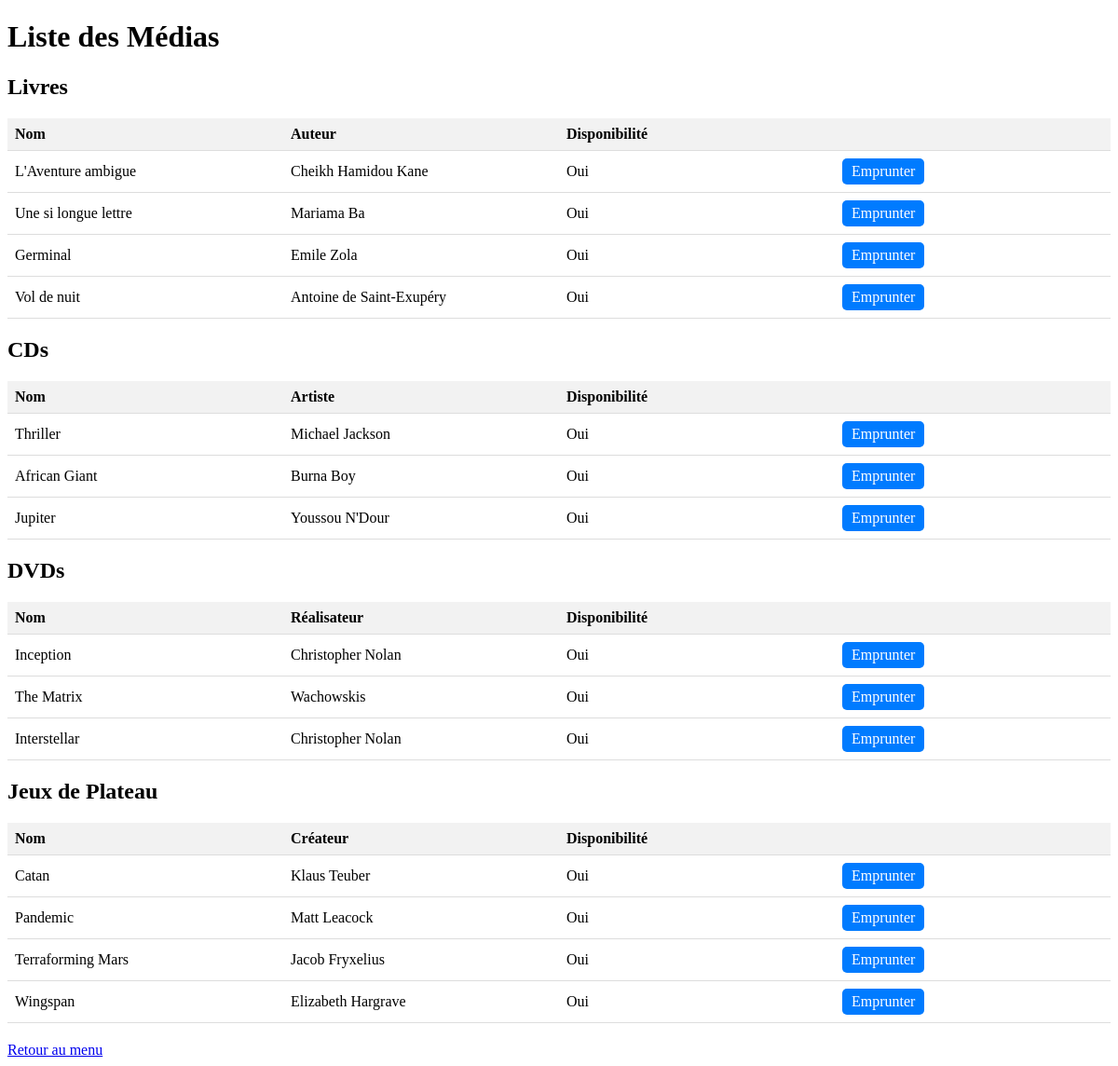
The page /bibliothecaire/medias/ on the database its author committed.
### bibliothecaire/models.py (models this page shows, shortened)
class Media(models.Model):
    quantite_disponible = models.PositiveIntegerField(default=1)  # Quantité disponible pour emprunt
    nom = models.CharField(max_length=100)
    disponible = models.BooleanField(default=True)
    date_emprunt = models.DateTimeField(null=True, blank=True)
    date_retour = models.DateTimeField(null=True, blank=True)
    emprunteur = models.ForeignKey(Emprunteur, null=True, blank=True, on_delete=models.SET_NULL)

class Livre(Media):
    auteur = models.CharField(max_length=100)

class Media(models.Model):
    quantite_disponible = models.PositiveIntegerField(default=1)  # Quantité disponible pour emprunt
    nom = models.CharField(max_length=100)
    disponible = models.BooleanField(default=True)
    date_emprunt = models.DateTimeField(null=True, blank=True)
    date_retour = models.DateTimeField(null=True, blank=True)
    emprunteur = models.ForeignKey(Emprunteur, null=True, blank=True, on_delete=models.SET_NULL)

class CD(Media):
    artiste = models.CharField(max_length=100)

class DVD(Media):
    realisateur = models.CharField(max_length=100)

class JeuDePlateau(Media):
    createur = models.CharField(max_length=100)

### bibliothecaire/views.py (the view)
# urls.py: path('medias/', views.medias, name='medias'),  # Liste des médias
def medias(request):
    livres = Livre.objects.all()
    cds = CD.objects.all()
    dvds = DVD.objects.all()
    jeux = JeuDePlateau.objects.all()
    context = {
        'livres': livres,
        'cds': cds,
        'dvds': dvds,
        'jeux': jeux
    }
    return render(request, 'bibliothecaire/medias.html', context)

### bibliothecaire/templates/bibliothecaire/medias.html (shortened to what this page needs)
<!DOCTYPE html>
<html lang="fr">
<head>
</head>
<body>
    <h1>Liste des Médias</h1>
    <h2>Livres</h2>
    <div class="table-container">
        <table>
            <thead>
                <tr>
                    <th>Nom</th>
                    <th>Auteur</th>
                    <th>Disponibilité</th>
                    <th></th>
                </tr>
            </thead>
            <tbody>
                {% for livre in livres %}
                    <tr>
                        <td>{{ livre.nom }}</td>
                        <td>{{ livre.auteur }}</td>
                        <td>
                            {% if livre.disponible %}
                                Oui
                            {% else %}
                                Non
                            {% endif %}
                        </td>
                        <td>
                            {% if livre.disponible %}
                                <a href="{% url 'ajouter_emprunt' %}?media={{ livre.id }}" class="emprunter-btn">Emprunter</a>
                            {% endif %}
                        </td>
                    </tr>
                {% empty %}
                    <tr>
                        <td colspan="4">Aucun livre disponible.</td>
                    </tr>
                {% endfor %}
            </tbody>
        </table>
    </div>
    <h2>CDs</h2>
    <div class="table-container">
        <table>
            <thead>
                <tr>
                    <th>Nom</th>
                    <th>Artiste</th>
                    <th>Disponibilité</th>
                    <th></th>
                </tr>
            </thead>
            <tbody>
                {% for cd in cds %}
                    <tr>
                        <td>{{ cd.nom }}</td>
                        <td>{{ cd.artiste }}</td>
                        <td>
                            {% if cd.disponible %}
                                Oui
                            {% else %}
                                Non
                            {% endif %}
                        </td>
                        <td>
                            {% if cd.disponible %}
                                <a href="{% url 'ajouter_emprunt' %}?media={{ cd.id }}" class="emprunter-btn">Emprunter</a>
                            {% endif %}
                        </td>
                    </tr>
                {% empty %}
                    <tr>
                        <td colspan="4">Aucun CD disponible.</td>
                    </tr>
                {% endfor %}
            </tbody>
        </table>
    </div>
    <h2>DVDs</h2>
    <div class="table-container">
        <table>
            <thead>
                <tr>
                    <th>Nom</th>
                    <th>Réalisateur</th>
                    <th>Disponibilité</th>
                    <th></th>
                </tr>
            </thead>
            <tbody>
                {% for dvd in dvds %}
                    <tr>
                        <td>{{ dvd.nom }}</td>
                        <td>{{ dvd.realisateur }}</td>
                        <td>
                            {% if dvd.disponible %}
                                Oui
                            {% else %}
                                Non
                            {% endif %}
                        </td>
                        <td>
                            {% if dvd.disponible %}
                                <a href="{% url 'ajouter_emprunt' %}?media={{ dvd.id }}" class="emprunter-btn">Emprunter</a>
                            {% endif %}
                        </td>
                    </tr>
                {% empty %}
                    <tr>
                        <td colspan="4">Aucun DVD disponible.</td>
                    </tr>
                {% endfor %}
            </tbody>
        </table>
    </div>
    <h2>Jeux de Plateau</h2>
    <div class="table-container">
        <table>
            <thead>
                <tr>
                    <th>Nom</th>
                    <th>Créateur</th>
                    <th>Disponibilité</th>
                    <th></th>
                </tr>
            </thead>
            <tbody>
                {% for jeu in jeux %}
                    <tr>
                        <td>{{ jeu.nom }}</td>
                        <td>{{ jeu.createur }}</td>
                        <td>
                            {% if jeu.disponible %}
                                Oui
                            {% else %}
                                Non
                            {% endif %}
                        </td>
                        <td>
                            {% if jeu.disponible %}
                                <a href="{% url 'ajouter_emprunt' %}?media={{ jeu.id }}" class="emprunter-btn">Emprunter</a>
                            {% endif %}
                        </td>
                    </tr>
                {% empty %}
                    <tr>
                        <td colspan="4">Aucun jeu de plateau disponible.</td>
                    </tr>
                {% endfor %}
            </tbody>
        </table>
    </div>
    <a href="{% url 'bibliothecaire_menu' %}">Retour au menu</a>
</body>
</html>

### bibliothecaire/templates/bibliothecaire/medias.html (style rules this page uses)
table { width: 100%; border-collapse: collapse; margin-bottom: 20px; }
th, td { padding: 8px; text-align: left; border-bottom: 1px solid #ddd; width: 25%; }
th { background-color: #f2f2f2; }
.emprunter-btn { text-decoration: none; color: white; background-color: #007bff; padding: 5px 10px; border-radius: 5px; display: inline-block; text-align: center; }

### rows shown on the page
Livre: nom "L'Aventure ambigue", auteur "Cheikh Hamidou Kane"
Livre: nom "Une si longue lettre", auteur "Mariama Ba"
Livre: nom "Germinal", auteur "Emile Zola"
Livre: nom "Vol de nuit", auteur "Antoine de Saint-Exupéry"
CD: nom "Thriller", artiste "Michael Jackson"
CD: nom "African Giant", artiste "Burna Boy"
CD: nom "Jupiter", artiste "Youssou N'Dour"
DVD: nom "Inception", realisateur "Christopher Nolan"
DVD: nom "The Matrix", realisateur "Wachowskis"
DVD: nom "Interstellar", realisateur "Christopher Nolan"
JeuDePlateau: nom "Catan", createur "Klaus Teuber"
JeuDePlateau: nom "Pandemic", createur "Matt Leacock"
JeuDePlateau: nom "Terraforming Mars", createur "Jacob Fryxelius"
JeuDePlateau: nom "Wingspan", createur "Elizabeth Hargrave"
